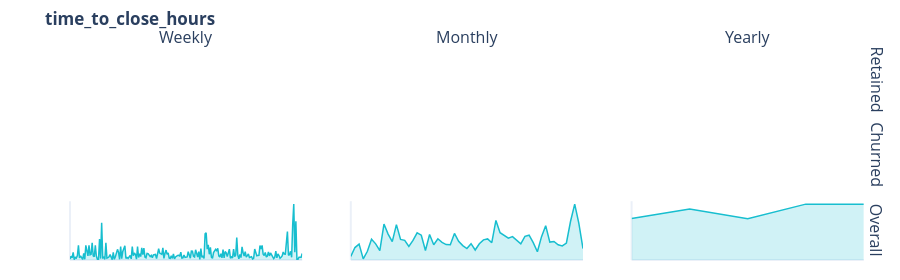
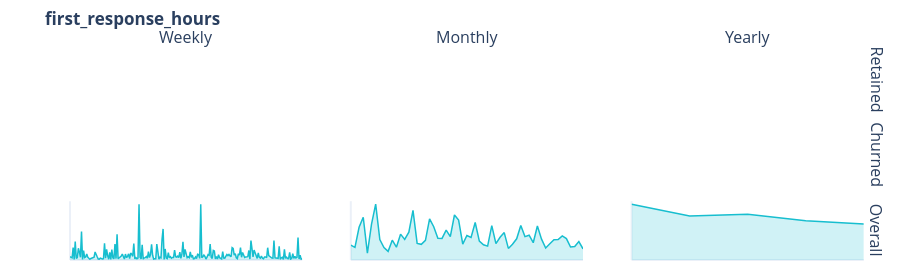
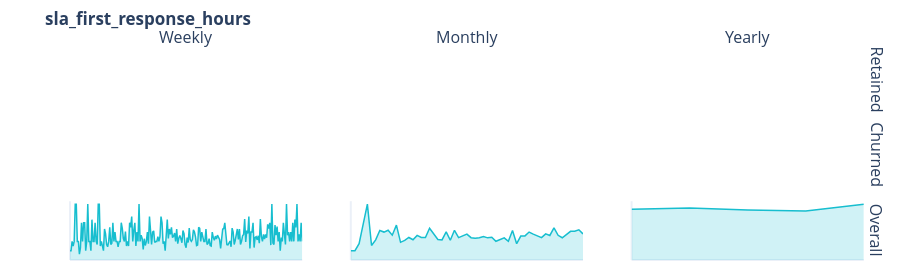
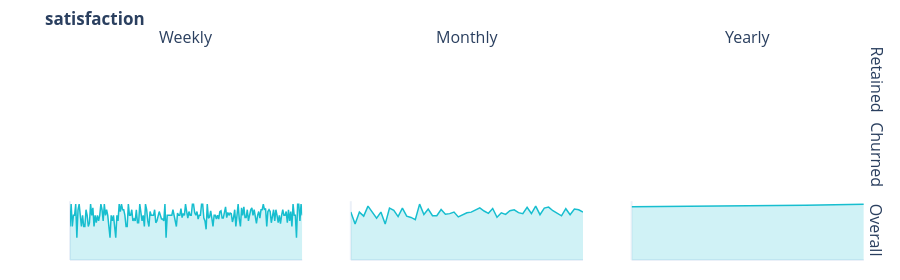

Notebook code cell kept with these figures, in order:
### Markdown cell above
## 1c.9 Temporal Sparklines

**📈 Understanding Temporal Trends:**

Sparklines show how numeric features evolve over time:

| Pattern | What It Means | Implication |
|---------|--------------|-------------|
| Upward trend | Metric increasing | Growth or engagement |
| Downward trend | Metric decreasing | Decline or churn signal |
| Flat line | Stable metric | Consistent behavior |
| Spikes | Sudden changes | Events or anomalies |

### Code cell
# Temporal Sparklines - Cohort × Time Period per feature with analysis
sparkline_cols = []
if not LIGHT_RUN and len(numeric_event_cols) >= 2:
    variances = df[numeric_event_cols].var().sort_values(ascending=False)
    sparkline_cols = variances.index.tolist()

    print("\n" + "="*70)
    print("TEMPORAL SPARKLINES - COHORT × TIME PERIOD")
    print("="*70)
    print(f"\n{len(sparkline_cols)} features analyzed across Weekly/Monthly/Yearly periods")

    if ENTITY_COLUMN and TIME_COLUMN:
        df_spark = df.copy()
        df_spark['_week'] = period_start_time(to_datetime(df_spark[TIME_COLUMN]), 'W')
        df_spark['_month'] = period_start_time(to_datetime(df_spark[TIME_COLUMN]), 'M')
        df_spark['_year'] = period_start_time(to_datetime(df_spark[TIME_COLUMN]), 'Y')

        has_target = TARGET_COLUMN and TARGET_COLUMN in df.columns
        all_actions = []

        for col in sparkline_cols:
            if col not in df_spark.columns:
                continue

            feature_data = {}
            cohort_masks = ([("retained", df_spark[TARGET_COLUMN] == 1),
                            ("churned", df_spark[TARGET_COLUMN] == 0),
                            ("overall", slice(None))] if has_target
                           else [("overall", slice(None))])

            for cohort, mask in cohort_masks:
                cohort_df = df_spark[mask] if isinstance(mask, Series) else df_spark
                feature_data[cohort] = {
                    "weekly": cohort_df.groupby('_week')[col].mean().dropna().tolist(),
                    "monthly": cohort_df.groupby('_month')[col].mean().dropna().tolist(),
                    "yearly": cohort_df.groupby('_year')[col].mean().dropna().tolist(),
                }

            period_effects = None
            if has_target:
                analysis = charts.analyze_cohort_trends(feature_data, col)
                period_effects = {p: analysis["periods"][p]["effect_size"]
                                  for p in analysis["periods"]}
                all_actions.extend(analysis.get("actions", []))

            fig = charts.cohort_sparklines(feature_data, feature_name=col, period_effects=period_effects)
            display_figure(fig)

        if has_target and all_actions:
            print("\n" + "="*70)
            print("TREND & VARIANCE RECOMMENDATIONS")
            print("="*70)

            BOLD, RESET = "\033[1m", "\033[0m"

            type_labels = {
                "add_trend_feature": "📈 Add Trend Features (opposite cohort trends)",
                "add_time_indicator": "📅 Add Time Indicators (seasonality detected)",
                "robust_scale": "🔧 Apply Robust Scaling (high variance ratio)",
                "normalize": "📊 Apply Normalization (high variance)",
            }

            by_type = {}
            for action in all_actions:
                action_type = action["action_type"]
                if action_type not in by_type:
                    by_type[action_type] = []
                by_type[action_type].append(action)

            for action_type, actions in by_type.items():
                print(f"\n{type_labels.get(action_type, action_type)}:")
                for a in actions:
                    params_str = ", ".join(f"{k}={v}" for k, v in a.get("params", {}).items())
                    print(f"   • {BOLD}{a['feature']}{RESET}: {a['reason']}")
                    if params_str:
                        print(f"     params: {{{params_str}}}")
elif LIGHT_RUN:
    print("Sparkline analysis skipped (LIGHT_RUN)")
else:
    print("Insufficient numeric columns for sparkline visualization")
# Store sparkline recommendations for pattern_summary
SPARKLINE_RECOMMENDATIONS = [
    {"action": a["action_type"], "feature": a["feature"], "reason": a["reason"],
     "params": a.get("params", {}), "priority": "high" if a["action_type"] == "add_trend_feature" else "medium",
     "features": [f"{a['feature']}_{a['action_type']}"]}
    for a in all_actions
] if 'all_actions' in dir() and all_actions else []

### Figure 1 — Plotly figure (JSON) as saved in the notebook; plotly's stock layout.template omitted (floating-point values rounded to 4 significant figures; data arrays with more than 128 entries replaced by an {"elided": "..."} marker saying what was removed)
{"data": [{"fill": "tozeroy", "fillcolor": "rgba(23, 190, 207, 0.2)", "line": {"color": "#17becf", "width": 1.5}, "mode": "lines", "showlegend": false, "type": "scatter", "xaxis": "x7", "y": {"elided": "221 float values"}, "yaxis": "y7"}, {"fill": "tozeroy", "fillcolor": "rgba(23, 190, 207, 0.2)", "line": {"color": "#17becf", "width": 1.5}, "mode": "lines", "showlegend": false, "type": "scatter", "xaxis": "x8", "y": [12.88, 43.78, 55.79, 4.0, 30.7, 72.79, 56.74, 32.66, 126.5, 91.14, 64.82, 124.3, 72.49, 69.22, 47.62, 68.86, 95.55, 87.27, 33.27, 89.86, 53.59, 74.56, 61.83, 54.11, 53.29, 93.41, 65.79, 50.65, 40.18, 57.32, 35.1, 57.24, 70.83, 74.16, 60.81, 139.1, 95.88, 85.82, 76.54, 82.07, 68.77, 56.7, 83.31, 87.26, 60.99, 28.82, 82.03, 120.7, 62.91, 65.14, 53.56, 49.64, 59.81, 136.2, 196.4, 128.8, 40.05], "yaxis": "y8"}, {"fill": "tozeroy", "fillcolor": "rgba(23, 190, 207, 0.2)", "line": {"color": "#17becf", "width": 1.5}, "mode": "lines", "showlegend": false, "type": "scatter", "xaxis": "x9", "y": [58.94, 72.51, 58.56, 79.37, 79.23], "yaxis": "y9"}], "layout": {"annotations": [{"font": {"size": 16}, "showarrow": false, "text": "Weekly", "x": 0.1433, "xanchor": "center", "xref": "paper", "y": 1.0, "yanchor": "bottom", "yref": "paper"}, {"font": {"size": 16}, "showarrow": false, "text": "Monthly", "x": 0.49, "xanchor": "center", "xref": "paper", "y": 1.0, "yanchor": "bottom", "yref": "paper"}, {"font": {"size": 16}, "showarrow": false, "text": "Yearly", "x": 0.8367, "xanchor": "center", "xref": "paper", "y": 1.0, "yanchor": "bottom", "yref": "paper"}, {"font": {"size": 16}, "showarrow": false, "text": "Retained", "textangle": 90, "x": 0.98, "xanchor": "left", "xref": "paper", "y": 0.86, "yanchor": "middle", "yref": "paper"}, {"font": {"size": 16}, "showarrow": false, "text": "Churned", "textangle": 90, "x": 0.98, "xanchor": "left", "xref": "paper", "y": 0.5, "yanchor": "middle", "yref": "paper"}, {"font": {"size": 16}, "showarrow": false, "text": "Overall", "textangle": 90, "x": 0.98, "xanchor": "left", "xref": "paper", "y": 0.14, "yanchor": "middle", "yref": "paper"}], "height": 280, "margin": {"b": 20, "l": 70, "r": 20, "t": 50}, "title": {"text": "<b>time_to_close_hours</b>"}, "xaxis": {"anchor": "y", "domain": [0.0, 0.2867], "showgrid": false, "showticklabels": false}, "xaxis2": {"anchor": "y2", "domain": [0.3467, 0.6333], "showgrid": false, "showticklabels": false}, "xaxis3": {"anchor": "y3", "domain": [0.6933, 0.98], "showgrid": false, "showticklabels": false}, "xaxis4": {"anchor": "y4", "domain": [0.0, 0.2867], "showgrid": false, "showticklabels": false}, "xaxis5": {"anchor": "y5", "domain": [0.3467, 0.6333], "showgrid": false, "showticklabels": false}, "xaxis6": {"anchor": "y6", "domain": [0.6933, 0.98], "showgrid": false, "showticklabels": false}, "xaxis7": {"anchor": "y7", "domain": [0.0, 0.2867], "showgrid": false, "showticklabels": false}, "xaxis8": {"anchor": "y8", "domain": [0.3467, 0.6333], "showgrid": false, "showticklabels": false}, "xaxis9": {"anchor": "y9", "domain": [0.6933, 0.98], "showgrid": false, "showticklabels": false}, "yaxis": {"anchor": "x", "domain": [0.72, 1.0], "showgrid": false, "showticklabels": false}, "yaxis2": {"anchor": "x2", "domain": [0.72, 1.0], "showgrid": false, "showticklabels": false}, "yaxis3": {"anchor": "x3", "domain": [0.72, 1.0], "showgrid": false, "showticklabels": false}, "yaxis4": {"anchor": "x4", "domain": [0.36, 0.64], "showgrid": false, "showticklabels": false}, "yaxis5": {"anchor": "x5", "domain": [0.36, 0.64], "showgrid": false, "showticklabels": false}, "yaxis6": {"anchor": "x6", "domain": [0.36, 0.64], "showgrid": false, "showticklabels": false}, "yaxis7": {"anchor": "x7", "domain": [0.0, 0.28], "showgrid": false, "showticklabels": false}, "yaxis8": {"anchor": "x8", "domain": [0.0, 0.28], "showgrid": false, "showticklabels": false}, "yaxis9": {"anchor": "x9", "domain": [0.0, 0.28], "showgrid": false, "showticklabels": false}}}

### Figure 2 — Plotly figure (JSON) as saved in the notebook; plotly's stock layout.template omitted (floating-point values rounded to 4 significant figures; data arrays with more than 128 entries replaced by an {"elided": "..."} marker saying what was removed)
{"data": [{"fill": "tozeroy", "fillcolor": "rgba(23, 190, 207, 0.2)", "line": {"color": "#17becf", "width": 1.5}, "mode": "lines", "showlegend": false, "type": "scatter", "xaxis": "x7", "y": {"elided": "223 float values"}, "yaxis": "y7"}, {"fill": "tozeroy", "fillcolor": "rgba(23, 190, 207, 0.2)", "line": {"color": "#17becf", "width": 1.5}, "mode": "lines", "showlegend": false, "type": "scatter", "xaxis": "x8", "y": [7.08, 6.0, 15.62, 20.46, 3.3, 17.14, 26.72, 9.808, 5.938, 4.14, 9.457, 6.107, 12.36, 9.818, 13.28, 23.72, 7.944, 7.506, 9.374, 19.66, 15.93, 10.42, 10.34, 14.27, 11.2, 21.52, 19.07, 7.601, 11.71, 10.8, 17.93, 9.068, 7.31, 6.634, 16.48, 7.86, 10.88, 13.1, 5.534, 7.523, 10.15, 16.52, 11.19, 11.86, 8.274, 16.25, 9.982, 5.732, 7.729, 9.654, 9.806, 11.56, 10.25, 6.198, 6.456, 8.828, 5.312], "yaxis": "y8"}, {"fill": "tozeroy", "fillcolor": "rgba(23, 190, 207, 0.2)", "line": {"color": "#17becf", "width": 1.5}, "mode": "lines", "showlegend": false, "type": "scatter", "xaxis": "x9", "y": [14.87, 11.74, 12.19, 10.47, 9.604], "yaxis": "y9"}], "layout": {"annotations": [{"font": {"size": 16}, "showarrow": false, "text": "Weekly", "x": 0.1433, "xanchor": "center", "xref": "paper", "y": 1.0, "yanchor": "bottom", "yref": "paper"}, {"font": {"size": 16}, "showarrow": false, "text": "Monthly", "x": 0.49, "xanchor": "center", "xref": "paper", "y": 1.0, "yanchor": "bottom", "yref": "paper"}, {"font": {"size": 16}, "showarrow": false, "text": "Yearly", "x": 0.8367, "xanchor": "center", "xref": "paper", "y": 1.0, "yanchor": "bottom", "yref": "paper"}, {"font": {"size": 16}, "showarrow": false, "text": "Retained", "textangle": 90, "x": 0.98, "xanchor": "left", "xref": "paper", "y": 0.86, "yanchor": "middle", "yref": "paper"}, {"font": {"size": 16}, "showarrow": false, "text": "Churned", "textangle": 90, "x": 0.98, "xanchor": "left", "xref": "paper", "y": 0.5, "yanchor": "middle", "yref": "paper"}, {"font": {"size": 16}, "showarrow": false, "text": "Overall", "textangle": 90, "x": 0.98, "xanchor": "left", "xref": "paper", "y": 0.14, "yanchor": "middle", "yref": "paper"}], "height": 280, "margin": {"b": 20, "l": 70, "r": 20, "t": 50}, "title": {"text": "<b>first_response_hours</b>"}, "xaxis": {"anchor": "y", "domain": [0.0, 0.2867], "showgrid": false, "showticklabels": false}, "xaxis2": {"anchor": "y2", "domain": [0.3467, 0.6333], "showgrid": false, "showticklabels": false}, "xaxis3": {"anchor": "y3", "domain": [0.6933, 0.98], "showgrid": false, "showticklabels": false}, "xaxis4": {"anchor": "y4", "domain": [0.0, 0.2867], "showgrid": false, "showticklabels": false}, "xaxis5": {"anchor": "y5", "domain": [0.3467, 0.6333], "showgrid": false, "showticklabels": false}, "xaxis6": {"anchor": "y6", "domain": [0.6933, 0.98], "showgrid": false, "showticklabels": false}, "xaxis7": {"anchor": "y7", "domain": [0.0, 0.2867], "showgrid": false, "showticklabels": false}, "xaxis8": {"anchor": "y8", "domain": [0.3467, 0.6333], "showgrid": false, "showticklabels": false}, "xaxis9": {"anchor": "y9", "domain": [0.6933, 0.98], "showgrid": false, "showticklabels": false}, "yaxis": {"anchor": "x", "domain": [0.72, 1.0], "showgrid": false, "showticklabels": false}, "yaxis2": {"anchor": "x2", "domain": [0.72, 1.0], "showgrid": false, "showticklabels": false}, "yaxis3": {"anchor": "x3", "domain": [0.72, 1.0], "showgrid": false, "showticklabels": false}, "yaxis4": {"anchor": "x4", "domain": [0.36, 0.64], "showgrid": false, "showticklabels": false}, "yaxis5": {"anchor": "x5", "domain": [0.36, 0.64], "showgrid": false, "showticklabels": false}, "yaxis6": {"anchor": "x6", "domain": [0.36, 0.64], "showgrid": false, "showticklabels": false}, "yaxis7": {"anchor": "x7", "domain": [0.0, 0.28], "showgrid": false, "showticklabels": false}, "yaxis8": {"anchor": "x8", "domain": [0.0, 0.28], "showgrid": false, "showticklabels": false}, "yaxis9": {"anchor": "x9", "domain": [0.0, 0.28], "showgrid": false, "showticklabels": false}}}

### Figure 3 — Plotly figure (JSON) as saved in the notebook; plotly's stock layout.template omitted (floating-point values rounded to 4 significant figures; data arrays with more than 128 entries replaced by an {"elided": "..."} marker saying what was removed)
{"data": [{"fill": "tozeroy", "fillcolor": "rgba(23, 190, 207, 0.2)", "line": {"color": "#17becf", "width": 1.5}, "mode": "lines", "showlegend": false, "type": "scatter", "xaxis": "x7", "y": {"elided": "223 float values"}, "yaxis": "y7"}, {"fill": "tozeroy", "fillcolor": "rgba(23, 190, 207, 0.2)", "line": {"color": "#17becf", "width": 1.5}, "mode": "lines", "showlegend": false, "type": "scatter", "xaxis": "x8", "y": [4.0, 4.0, 7.0, 16.0, 24.0, 6.25, 8.667, 12.67, 12.0, 12.8, 10.67, 15.0, 7.6, 8.417, 9.667, 8.714, 10.59, 9.692, 9.667, 13.67, 11.2, 8.824, 8.619, 12.07, 8.476, 12.75, 9.615, 10.53, 11.1, 9.583, 9.333, 9.577, 10.09, 9.52, 9.786, 8.05, 8.875, 9.533, 8.038, 12.7, 7.0, 10.27, 10.36, 12.0, 11.11, 10.41, 9.633, 11.25, 10.55, 13.76, 10.6, 9.556, 11.08, 12.31, 12.4, 13.0, 11.2], "yaxis": "y8"}, {"fill": "tozeroy", "fillcolor": "rgba(23, 190, 207, 0.2)", "line": {"color": "#17becf", "width": 1.5}, "mode": "lines", "showlegend": false, "type": "scatter", "xaxis": "x9", "y": [10.1, 10.33, 9.939, 9.777, 11.12], "yaxis": "y9"}], "layout": {"annotations": [{"font": {"size": 16}, "showarrow": false, "text": "Weekly", "x": 0.1433, "xanchor": "center", "xref": "paper", "y": 1.0, "yanchor": "bottom", "yref": "paper"}, {"font": {"size": 16}, "showarrow": false, "text": "Monthly", "x": 0.49, "xanchor": "center", "xref": "paper", "y": 1.0, "yanchor": "bottom", "yref": "paper"}, {"font": {"size": 16}, "showarrow": false, "text": "Yearly", "x": 0.8367, "xanchor": "center", "xref": "paper", "y": 1.0, "yanchor": "bottom", "yref": "paper"}, {"font": {"size": 16}, "showarrow": false, "text": "Retained", "textangle": 90, "x": 0.98, "xanchor": "left", "xref": "paper", "y": 0.86, "yanchor": "middle", "yref": "paper"}, {"font": {"size": 16}, "showarrow": false, "text": "Churned", "textangle": 90, "x": 0.98, "xanchor": "left", "xref": "paper", "y": 0.5, "yanchor": "middle", "yref": "paper"}, {"font": {"size": 16}, "showarrow": false, "text": "Overall", "textangle": 90, "x": 0.98, "xanchor": "left", "xref": "paper", "y": 0.14, "yanchor": "middle", "yref": "paper"}], "height": 280, "margin": {"b": 20, "l": 70, "r": 20, "t": 50}, "title": {"text": "<b>sla_first_response_hours</b>"}, "xaxis": {"anchor": "y", "domain": [0.0, 0.2867], "showgrid": false, "showticklabels": false}, "xaxis2": {"anchor": "y2", "domain": [0.3467, 0.6333], "showgrid": false, "showticklabels": false}, "xaxis3": {"anchor": "y3", "domain": [0.6933, 0.98], "showgrid": false, "showticklabels": false}, "xaxis4": {"anchor": "y4", "domain": [0.0, 0.2867], "showgrid": false, "showticklabels": false}, "xaxis5": {"anchor": "y5", "domain": [0.3467, 0.6333], "showgrid": false, "showticklabels": false}, "xaxis6": {"anchor": "y6", "domain": [0.6933, 0.98], "showgrid": false, "showticklabels": false}, "xaxis7": {"anchor": "y7", "domain": [0.0, 0.2867], "showgrid": false, "showticklabels": false}, "xaxis8": {"anchor": "y8", "domain": [0.3467, 0.6333], "showgrid": false, "showticklabels": false}, "xaxis9": {"anchor": "y9", "domain": [0.6933, 0.98], "showgrid": false, "showticklabels": false}, "yaxis": {"anchor": "x", "domain": [0.72, 1.0], "showgrid": false, "showticklabels": false}, "yaxis2": {"anchor": "x2", "domain": [0.72, 1.0], "showgrid": false, "showticklabels": false}, "yaxis3": {"anchor": "x3", "domain": [0.72, 1.0], "showgrid": false, "showticklabels": false}, "yaxis4": {"anchor": "x4", "domain": [0.36, 0.64], "showgrid": false, "showticklabels": false}, "yaxis5": {"anchor": "x5", "domain": [0.36, 0.64], "showgrid": false, "showticklabels": false}, "yaxis6": {"anchor": "x6", "domain": [0.36, 0.64], "showgrid": false, "showticklabels": false}, "yaxis7": {"anchor": "x7", "domain": [0.0, 0.28], "showgrid": false, "showticklabels": false}, "yaxis8": {"anchor": "x8", "domain": [0.0, 0.28], "showgrid": false, "showticklabels": false}, "yaxis9": {"anchor": "x9", "domain": [0.0, 0.28], "showgrid": false, "showticklabels": false}}}

### Figure 4 — Plotly figure (JSON) as saved in the notebook; plotly's stock layout.template omitted (floating-point values rounded to 4 significant figures; data arrays with more than 128 entries replaced by an {"elided": "..."} marker saying what was removed)
{"data": [{"fill": "tozeroy", "fillcolor": "rgba(23, 190, 207, 0.2)", "line": {"color": "#17becf", "width": 1.5}, "mode": "lines", "showlegend": false, "type": "scatter", "xaxis": "x7", "y": {"elided": "204 float values"}, "yaxis": "y7"}, {"fill": "tozeroy", "fillcolor": "rgba(23, 190, 207, 0.2)", "line": {"color": "#17becf", "width": 1.5}, "mode": "lines", "showlegend": false, "type": "scatter", "xaxis": "x8", "y": [4.0, 3.0, 4.0, 3.667, 4.5, 4.0, 3.5, 4.0, 3.0, 4.333, 4.143, 3.625, 4.333, 3.667, 3.556, 3.375, 4.667, 3.8, 4.25, 3.7, 3.7, 4.222, 3.818, 3.875, 4.0, 3.6, 3.778, 3.941, 4.0, 4.15, 4.357, 4.091, 3.9, 4.3, 3.571, 3.944, 3.812, 4.111, 4.188, 3.958, 3.875, 4.4, 3.882, 4.5, 3.789, 4.333, 4.417, 4.118, 3.909, 3.692, 4.286, 3.778, 4.25, 4.2, 4.0], "yaxis": "y8"}, {"fill": "tozeroy", "fillcolor": "rgba(23, 190, 207, 0.2)", "line": {"color": "#17becf", "width": 1.5}, "mode": "lines", "showlegend": false, "type": "scatter", "xaxis": "x9", "y": [3.875, 3.903, 3.955, 3.988, 4.073], "yaxis": "y9"}], "layout": {"annotations": [{"font": {"size": 16}, "showarrow": false, "text": "Weekly", "x": 0.1433, "xanchor": "center", "xref": "paper", "y": 1.0, "yanchor": "bottom", "yref": "paper"}, {"font": {"size": 16}, "showarrow": false, "text": "Monthly", "x": 0.49, "xanchor": "center", "xref": "paper", "y": 1.0, "yanchor": "bottom", "yref": "paper"}, {"font": {"size": 16}, "showarrow": false, "text": "Yearly", "x": 0.8367, "xanchor": "center", "xref": "paper", "y": 1.0, "yanchor": "bottom", "yref": "paper"}, {"font": {"size": 16}, "showarrow": false, "text": "Retained", "textangle": 90, "x": 0.98, "xanchor": "left", "xref": "paper", "y": 0.86, "yanchor": "middle", "yref": "paper"}, {"font": {"size": 16}, "showarrow": false, "text": "Churned", "textangle": 90, "x": 0.98, "xanchor": "left", "xref": "paper", "y": 0.5, "yanchor": "middle", "yref": "paper"}, {"font": {"size": 16}, "showarrow": false, "text": "Overall", "textangle": 90, "x": 0.98, "xanchor": "left", "xref": "paper", "y": 0.14, "yanchor": "middle", "yref": "paper"}], "height": 280, "margin": {"b": 20, "l": 70, "r": 20, "t": 50}, "title": {"text": "<b>satisfaction</b>"}, "xaxis": {"anchor": "y", "domain": [0.0, 0.2867], "showgrid": false, "showticklabels": false}, "xaxis2": {"anchor": "y2", "domain": [0.3467, 0.6333], "showgrid": false, "showticklabels": false}, "xaxis3": {"anchor": "y3", "domain": [0.6933, 0.98], "showgrid": false, "showticklabels": false}, "xaxis4": {"anchor": "y4", "domain": [0.0, 0.2867], "showgrid": false, "showticklabels": false}, "xaxis5": {"anchor": "y5", "domain": [0.3467, 0.6333], "showgrid": false, "showticklabels": false}, "xaxis6": {"anchor": "y6", "domain": [0.6933, 0.98], "showgrid": false, "showticklabels": false}, "xaxis7": {"anchor": "y7", "domain": [0.0, 0.2867], "showgrid": false, "showticklabels": false}, "xaxis8": {"anchor": "y8", "domain": [0.3467, 0.6333], "showgrid": false, "showticklabels": false}, "xaxis9": {"anchor": "y9", "domain": [0.6933, 0.98], "showgrid": false, "showticklabels": false}, "yaxis": {"anchor": "x", "domain": [0.72, 1.0], "showgrid": false, "showticklabels": false}, "yaxis2": {"anchor": "x2", "domain": [0.72, 1.0], "showgrid": false, "showticklabels": false}, "yaxis3": {"anchor": "x3", "domain": [0.72, 1.0], "showgrid": false, "showticklabels": false}, "yaxis4": {"anchor": "x4", "domain": [0.36, 0.64], "showgrid": false, "showticklabels": false}, "yaxis5": {"anchor": "x5", "domain": [0.36, 0.64], "showgrid": false, "showticklabels": false}, "yaxis6": {"anchor": "x6", "domain": [0.36, 0.64], "showgrid": false, "showticklabels": false}, "yaxis7": {"anchor": "x7", "domain": [0.0, 0.28], "showgrid": false, "showticklabels": false}, "yaxis8": {"anchor": "x8", "domain": [0.0, 0.28], "showgrid": false, "showticklabels": false}, "yaxis9": {"anchor": "x9", "domain": [0.0, 0.28], "showgrid": false, "showticklabels": false}}}
